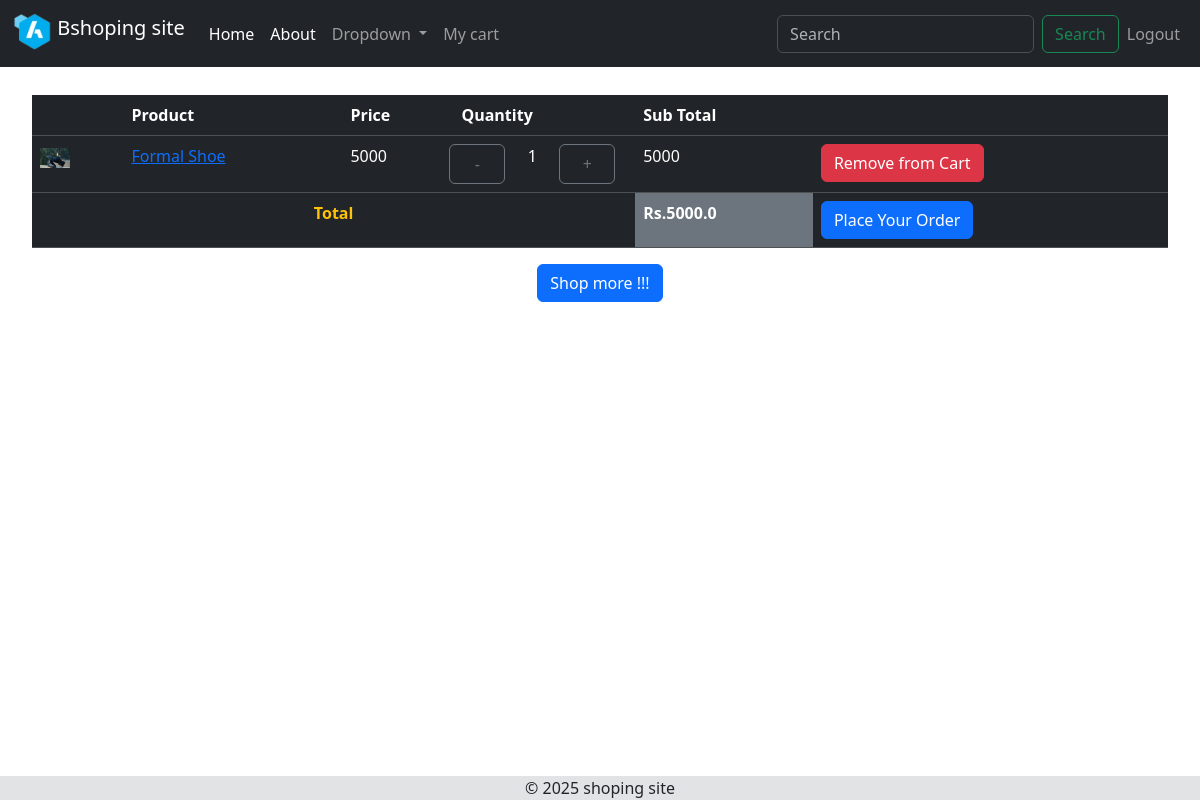
Before: /cart/cart/ (signed in) with the older database file.
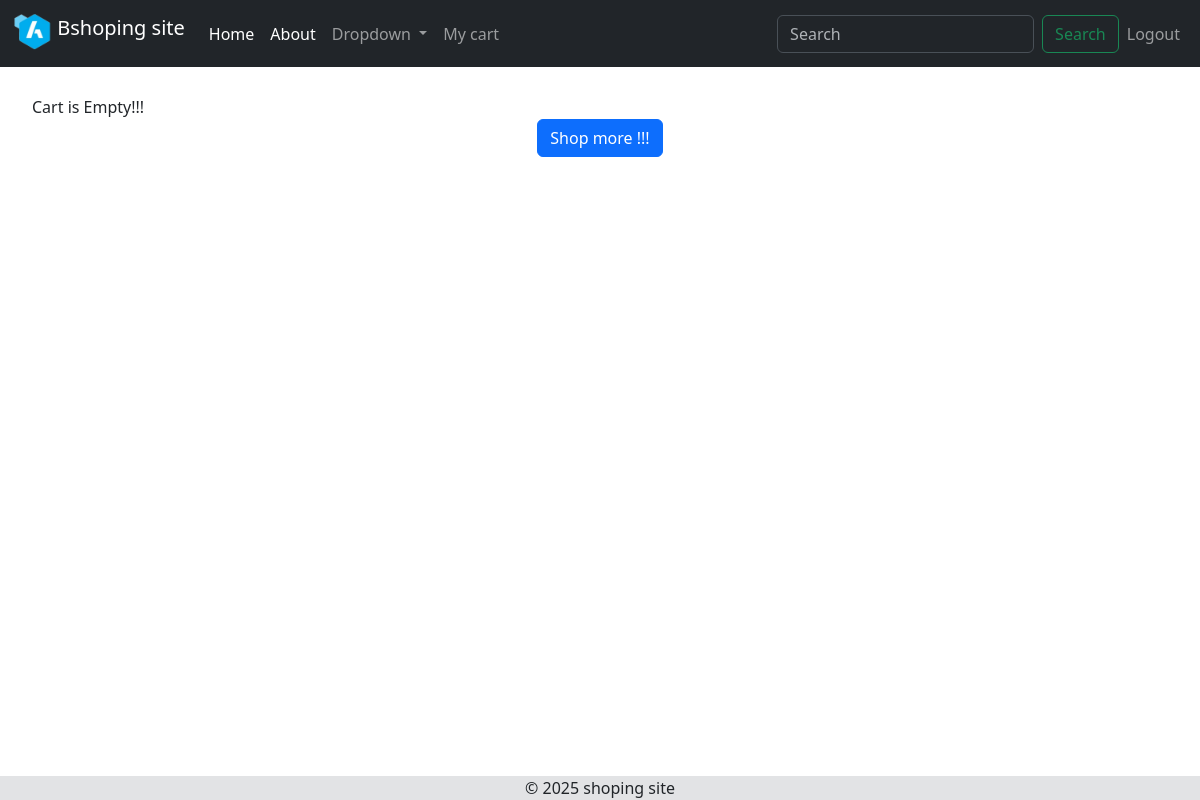
After: the same page with the newer database file.
### cart/models.py (models this page shows, shortened)
class CartItem(models.Model):
    product = models.ForeignKey(Product, on_delete=models.CASCADE)
    user = models.ForeignKey(User, on_delete=models.CASCADE)
    quantity = models.IntegerField(default=0)
    date_added = models.DateField(auto_now_add=True)
    def get_total_price(self):
        return self.quantity * self.product.price

### mainapp/models.py (models this page shows)
class Product(models.Model):
    name = models.CharField(max_length=100)
    price = models.PositiveIntegerField(null = False)
    desc = models.TextField()
    pic = models.ImageField(upload_to = "products/", null = False)
    stock = models.PositiveIntegerField(default = 1)

### cart/views.py (the view)
# urls.py: path('cart/', views.viewCart, name = 'view_cart'),
def viewCart(request):
    template = 'cart.html'
    cart_items = CartItem.objects.filter(user = request.user)
    total_price = sum(float(item.product.price) * item.quantity for item in cart_items)
    context = {
        'cart_items' : cart_items,
        'total_price' : total_price
    }
    return render( request, template, context)

### cart/templates/cart.html (shortened to what this page needs)
{% extends 'base.html' %}
{% block content %}
<div class="container-fluid ">
    {% if cart_items %}
    <table class="table table-dark ">
        <thead >
            <th>
            </th>
            <th>
                Product
            </th>
            <th>
                Price
            </th>
            <th>
                Quantity
            </th>
            <th>
                Sub Total
            </th>
            <th>
            </th>
        </thead>
        <tbody>
            {% for item in cart_items %}
            <tr class="h-10" id="cart-item-{{item.id}}">
                <td class="w-auto">
                    {% if item.product.pic %}
                        <img src="{{item.product.pic.url}}" height="20px" alt="An image of {{item.product.name}}">
                    {% endif %}
                </td>
                <td>
                    <a href="{% url 'prod_details' item.product.id %}">{{item.product.name }}</a>
                </td>
                <td>
                    {{item.product.price}}
                </td>
                <td class="grid">
                    <div class="row w-100">
                    <button onclick="updateCart('{% url 'rem_quantity' item.id %}', {{ item.id }}, false, '{{ csrf_token }}')" class="btn btn-outline-secondary col align-middle">
                        -
                    </button>
                        <p id="quantity-{{ item.id }}" class="col align-middle text-center">{{item.quantity}}</p>
                    <button onclick="updateCart('{% url 'add_quantity' item.id %}', {{ item.id }}, true, '{{ csrf_token }}')" class="btn btn-outline-secondary col align-middle">+</button>
                    </div>
                </td>
                <td id="total-price-{{ item.id }}">
                    {{item.get_total_price}}
                </td>
                <td>
                    <a href="{% url 'remove_from_cart' item.id %}" class="btn btn-danger">Remove from Cart</a>
                </td>
            </tr>
            {% endfor %}
            <tr>
                <th colspan="4" class="text-center text-warning bg-dark">Total</th>
                <td class="bg-secondary"><strong>Rs.<span id="overall-total">{{ total_price }}</span></strong></td>
                <td><a href="{% url 'create_order' %}" class="btn btn-primary">Place Your Order</a></td>
            </tr>
        </tbody>
    </table>
    {% else %}
    Cart is Empty!!!
    {% endif %}
    <div class="text-center">
        <a href="{% url 'home' %}" class="btn btn-primary">Shop more !!!</a>
    </div>
</div>
{% endblock %}

Changed rows visible on the page:
removed CartItem: product.pic (picture), product.name "Formal Shoe", product.price "5000", quantity "1", get_total_price "5000"
Other visible differences:
{{ total_price }}: "5000.0" → (not shown)
text no longer shown: "Product Price Quantity Sub Total Total Rs. Place Your Order"
text now shown: "Cart is Empty!!!"
